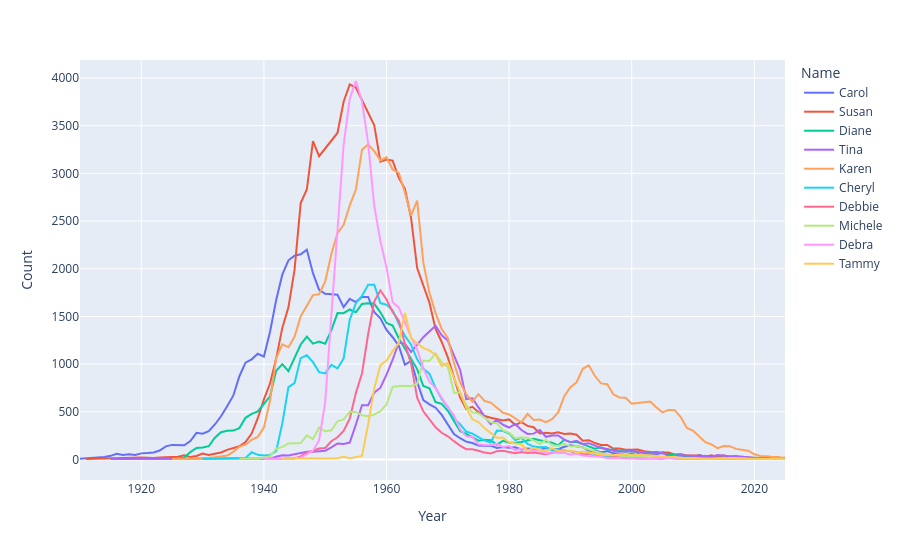

The cell this chart's notebook holds for it:
### Code cell
top10 = rtp_table.sort_values("Count RTP").head(10).index
px.line(
    f_babynames[f_babynames["Name"].isin(top10)], 
    x = "Year", 
    y = "Count", 
    color = "Name"
)
